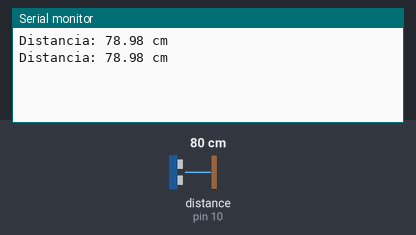
Bench run of a sketch on a simulated Arduino Uno, built with avr-gcc and run on an emulated ATmega328P. On the bench: the last lines printed to the serial monitor. Wiring (inferred from the names in the program): ultrasonic range finder: trigger pin 9; echo pin 10. The inputs (shaded band) are chosen by the test bench; at power-on: distance to the obstacle (sensor on pin 10) 80 cm. The echo pulse lasts 58.3 µs per cm.

Above: at 5.8 s.
5.9 s: distance to the obstacle (sensor on pin 10) set to 2 cm
At 10.9 s:
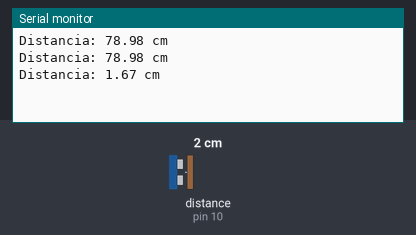
11.9 s: distance to the obstacle (sensor on pin 10) set to 4 cm
At 16.0 s:
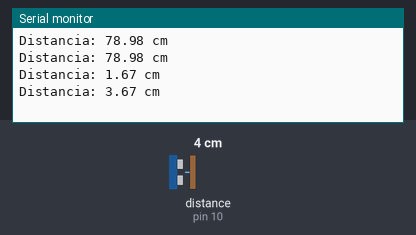
Timing chart, 0 to 17.5 s (numbered marks = the images above; inputs shaded):
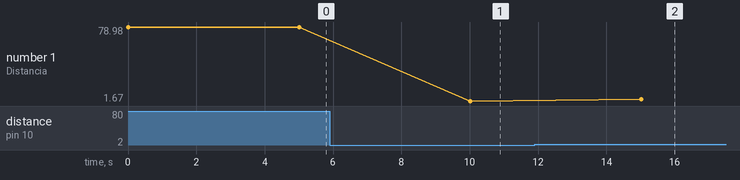

The sketch:

Sensor_HC-SR04.ino
```cpp
const int trigPin = 9;
const int echoPin = 10;

void setup() {

  pinMode(trigPin, OUTPUT);
  pinMode(echoPin, INPUT);

  Serial.begin(9600);
}

void loop() {

  digitalWrite(trigPin, LOW);
  delayMicroseconds(2);
  digitalWrite(trigPin, HIGH);
  delayMicroseconds(10);
  digitalWrite(trigPin, LOW);


  long duration = pulseIn(echoPin, HIGH);

  float distance = duration * 0.034 / 2;
  Serial.print("Distancia: ");
  Serial.print(distance);
  Serial.println(" cm");

  delay(5000);
}
```

Measured:
- after the input at 5.9 s, the serial monitor: prints a new line after 4.1 s (image 1)
- after the input at 11.9 s, the serial monitor: prints a new line after 3.1 s (image 2)
- plotted number 1: 78.98 → 1.67 after the input at 5.9 s, 1.67 → 3.67 after the input at 11.9 s
